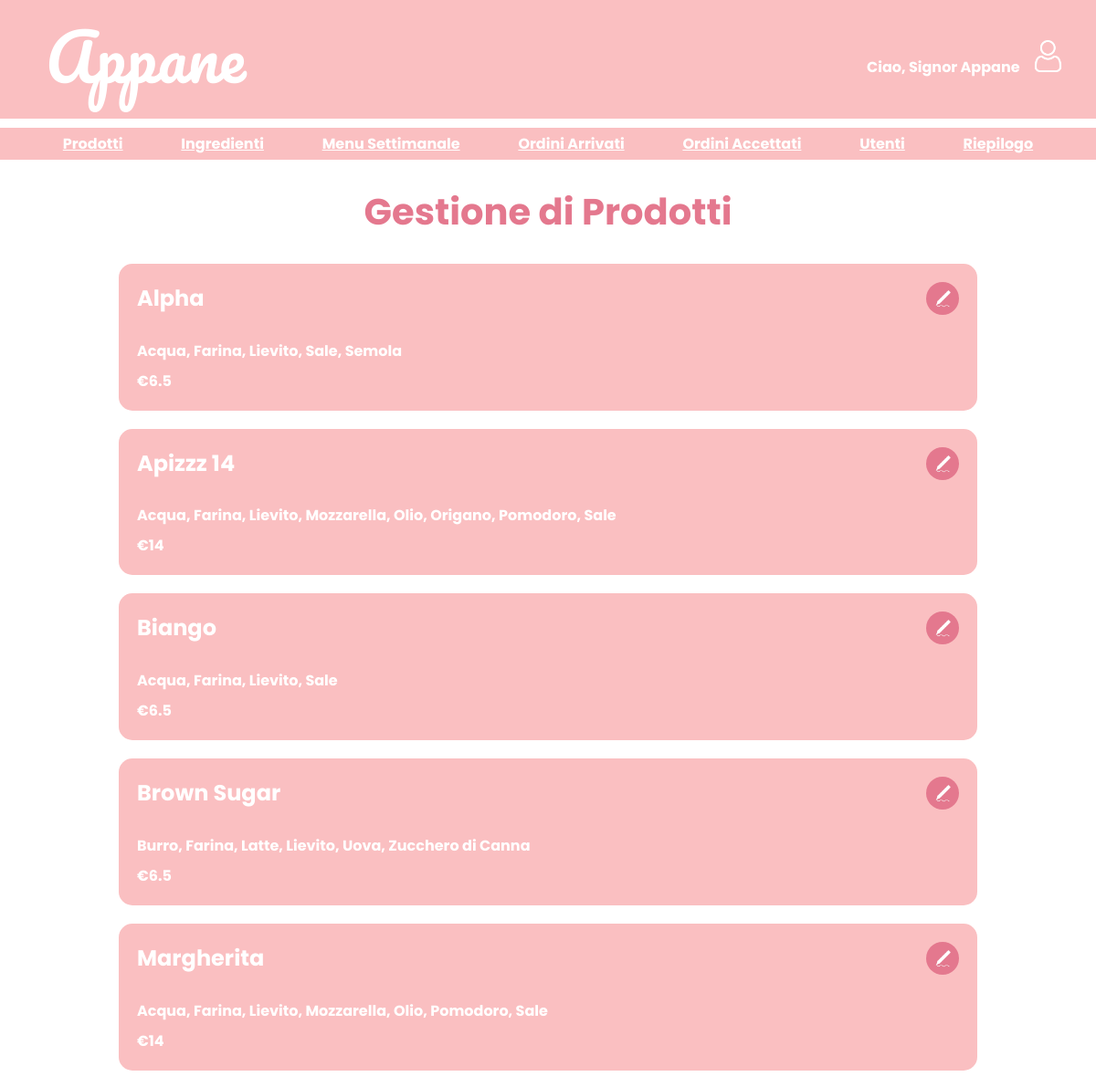
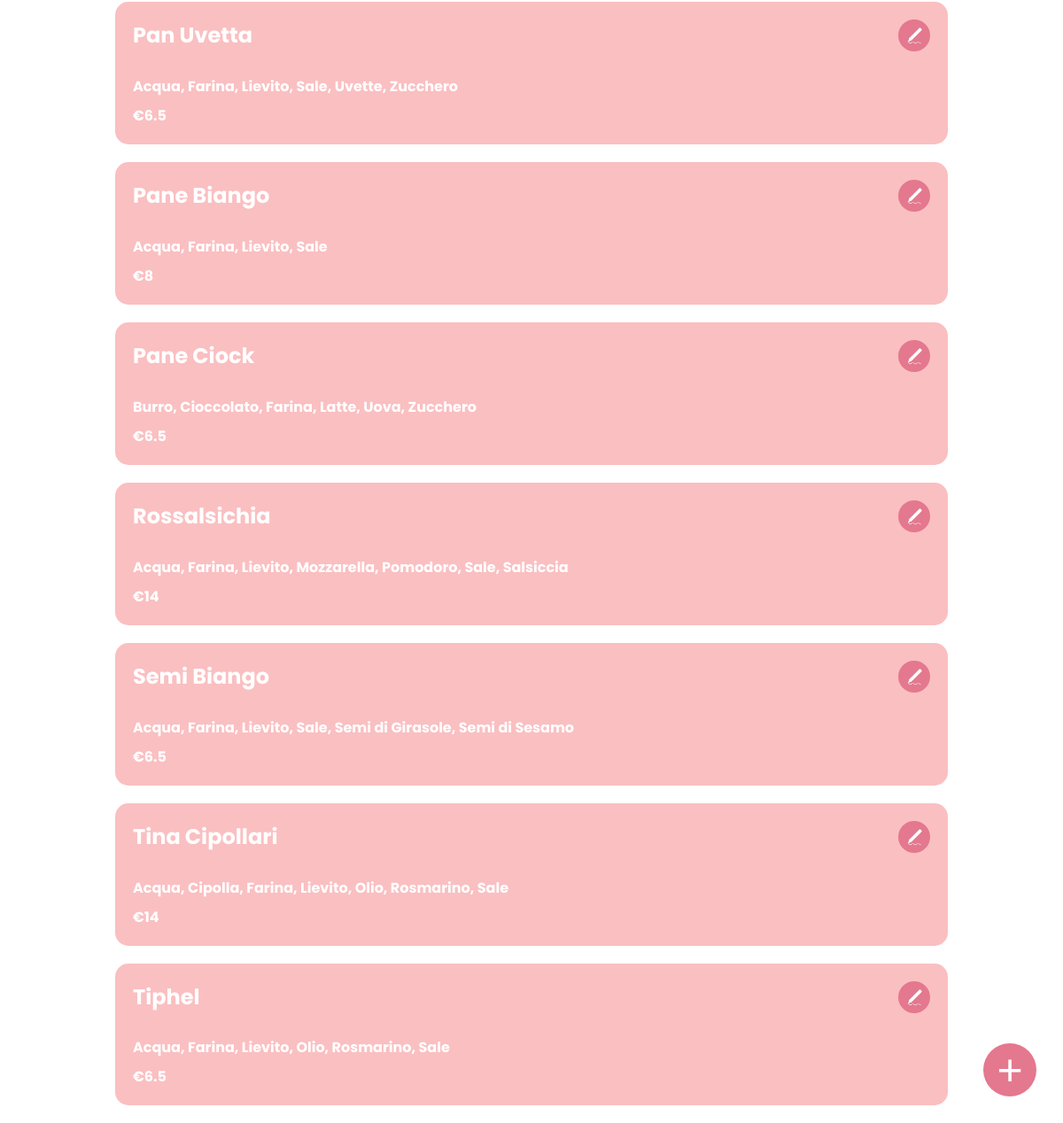
The page /BACK/managementProducts/managementProducts.php (signed in) on the database its author committed (2 pictures, top to bottom).
### tables this page shows
CREATE TABLE `tprodotto` (
  `id` int(11) NOT NULL,
  `nome` varchar(255) NOT NULL,
  `prezzo` float NOT NULL
);

### BACK/managementProducts/managementProducts.php (the view, shortened to what this page needs)
<?php
require('../../includes/db.php');
include('../header.php');
function creaProd($id, $nome, $ingredienti, $prezzo)
{
    $string_ingredienti = implode(', ', $ingredienti);
    return "<div class='prodotto'>
                <div class='level'>
                    <h2>$nome</h2>
                    <button class='cart-btn' style='float: right;' title='Modifica prodotto'
                        onclick='openModal(\"modalModifyProduct.php?id=$id\")'>
                        <img src='../../grafica/img/pen.png' class='cart-icon' />
                    </button>
                </div>
                <p>$string_ingredienti</p>
                <p>€$prezzo</p>
            </div>";
}
?>
<!DOCTYPE html>
<html lang="it">
<head>
    <link rel="stylesheet" href="../../grafica/style.css?v=<?php echo time();?>">
</head>
<body>
    <div class="main-content">
        <h1>Gestione di Prodotti</h1>
        <div class="menu">
            <?php
            $sqlMenu = "SELECT id, nome, prezzo FROM tprodotto ORDER BY nome";
            $resultMenu = $conn->query($sqlMenu);
            if ($resultMenu->num_rows > 0) {
                while ($rowProd = $resultMenu->fetch_assoc()) {
                    $stmtIng = $conn->prepare("SELECT idIngrediente FROM tricetta WHERE idProdotto = ?");
                    $stmtIng->bind_param("i", $rowProd["id"]);
                    $stmtIng->execute();
                    $resultI = $stmtIng->get_result();
                    $ingredienti = [];
                    while ($rowI = $resultI->fetch_assoc()) {
                        $stmt = $conn->prepare("SELECT nome FROM tingrediente WHERE id = ?");
                        $stmt->bind_param("i", $rowI['idIngrediente']);
                        $stmt->execute();
                        $result = $stmt->get_result();
                        if($result->num_rows===1){
                            $ingredienti[] = $result->fetch_assoc()["nome"];
                        }
                    }
                    sort($ingredienti);
                    echo creaProd($rowProd["id"], $rowProd["nome"], $ingredienti,  $rowProd["prezzo"]);
                }
            } else {
                echo '<p> Per ora non ci sono prodotti salvati </p>';
            }
            ?>
        </div>
    </div>
    <button class="add-btn" title="Aggiungi prodotto" onclick="openModal('modalAddProduct.php')">+</button>
</body>
</html>

### grafica/style.css (style rules this page uses)
body { margin: 0; background-color: #fff; font-family: "Poppins", sans-serif; font-weight: 700; font-style: normal; }
.main-content h1 { text-align: center; font-size: 40px; color: #e4788e; }
.main-content p { text-align: center; color: #e4788e; }
.prodotto { width: 75%; margin-bottom: 20px; padding: 20px; border-radius: 15px; background-color: #fabfc1; justify-self: center; color: #fff; }
.prodotto h2 { margin-top: 0; }
.prodotto p { text-align: start; margin-bottom: 0; margin-top: 8px; color: #fff; }
.level { display: flex; justify-content:space-between; align-items: start; }
.cart-btn { width: 36px; height: 36px; border-radius: 50%; background-color: #e4788e; color: #ffffff; border: none; font-size: 20px; cursor: pointer; display: flex; align-items: center; justify-content: center; transition: background-color 0.2s ease; line-height: 1; }
.add-btn { position: fixed; bottom: 30px; right: 30px; width: 60px; height: 60px; border-radius: 50%; background-color: #e4788e; color: #ffffff; border: none; font-size: 50px; cursor: pointer; display: flex; align-items: center; justify-content: center; transition: background-color 0.2s ease; line-height: 1; }
.cart-icon { width: 20px; object-fit: contain; }

### rows shown on the page
tprodotto: nome "Alpha", string_ingredienti "Acqua, Farina, Lievito, Sale, Semola", prezzo "6.5"
tprodotto: nome "Apizzz 14", string_ingredienti "Acqua, Farina, Lievito, Mozzarella, Olio, Origano, Pomodoro, Sale", prezzo "14"
tprodotto: nome "Biango", string_ingredienti "Acqua, Farina, Lievito, Sale", prezzo "6.5"
tprodotto: nome "Brown Sugar", string_ingredienti "Burro, Farina, Latte, Lievito, Uova, Zucchero di Canna", prezzo "6.5"
tprodotto: nome "Margherita", string_ingredienti "Acqua, Farina, Lievito, Mozzarella, Olio, Pomodoro, Sale", prezzo "14"
tprodotto: nome "Pan Uvetta", string_ingredienti "Acqua, Farina, Lievito, Sale, Uvette, Zucchero", prezzo "6.5"
tprodotto: nome "Pane Biango", string_ingredienti "Acqua, Farina, Lievito, Sale", prezzo "8"
tprodotto: nome "Pane Ciock", string_ingredienti "Burro, Cioccolato, Farina, Latte, Uova, Zucchero", prezzo "6.5"
tprodotto: nome "Rossalsichia", string_ingredienti "Acqua, Farina, Lievito, Mozzarella, Pomodoro, Sale, Salsiccia", prezzo "14"
tprodotto: nome "Semi Biango", string_ingredienti "Acqua, Farina, Lievito, Sale, Semi di Girasole, Semi di Sesamo", prezzo "6.5"
tprodotto: nome "Tina Cipollari", string_ingredienti "Acqua, Cipolla, Farina, Lievito, Olio, Rosmarino, Sale", prezzo "14"
tprodotto: nome "Tiphel", string_ingredienti "Acqua, Farina, Lievito, Olio, Rosmarino, Sale", prezzo "6.5"

### other values the page prints
$_SESSION['nome'] "Signor Appane"
